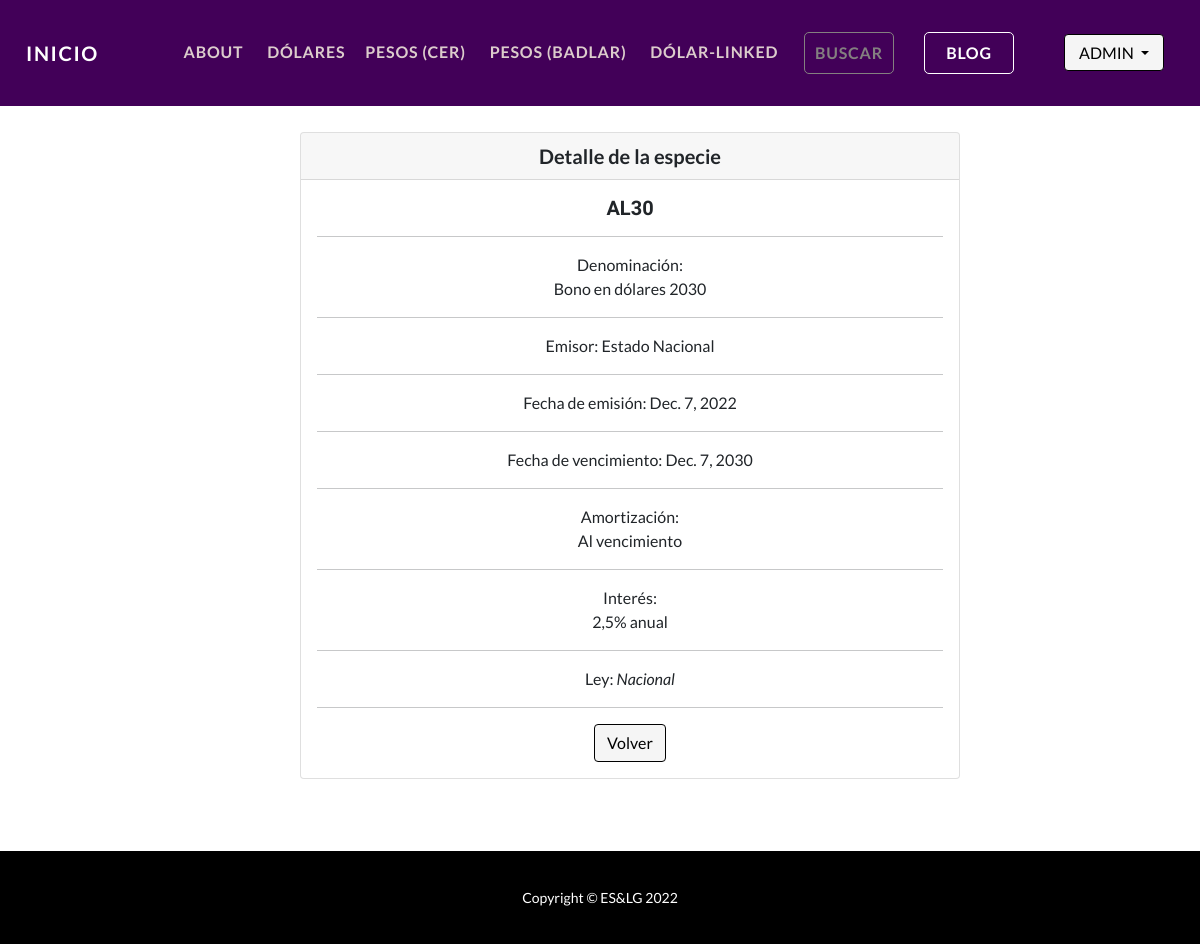
The page /AppBonos/detalle_dolar/16 (signed in) on the database its author committed.
### AppBonos/models.py (models this page shows, shortened)
class Dolar(models.Model):
    codigo = models.CharField(max_length=30)
    denominacion = models.CharField(max_length=100)
    emisor = models.CharField(max_length=30)
    fecha_emision = models.DateField(null=True)
    fecha_vencimiento = models.DateField(null=True)
    amortizacion = models.CharField(max_length=500)
    interes = models.CharField(max_length=500)
    ley = models.CharField(max_length=30)

### AppBonos/views.py (the view)
# urls.py: path("detalle_dolar/<pk>", DolarDetail.as_view(), name="DolarDetail"),
class DolarDetail(LoginRequiredMixin, DetailView):
    model=Dolar
    template_name="AppBonos/dolar_detalle.html"

### AppBonos/templates/AppBonos/dolar_detalle.html
{% extends "AppBonos/base.html" %}
{% load static %}
{% block contenido %}
<div class="container" style="margin:11% 0 5% 5%; padding: 0 20% 0 20%;">
    <div class="card text-center">
        <div class="card-header" style="font-size: 20px; font-weight: bold;">Detalle de la especie</div>
        <div class="card-body">
          <h5 class="card-title">{{dolar.codigo}}</h5><hr>
          <p class="card-text">Denominación: <br>{{dolar.denominacion}}</p><hr>
          <p class="card-text">Emisor: {{dolar.emisor}}</p><hr>
          <p class="card-text">Fecha de emisión: {{dolar.fecha_emision}}</p><hr>
          <p class="card-text">Fecha de vencimiento: {{dolar.fecha_vencimiento}}</p><hr>
          <p class="card-text">Amortización:<br>{{dolar.amortizacion}}</p><hr>
          <p class="card-text">Interés:<br>{{dolar.interes}}</i></p><hr>
          <p class="card-text">Ley: <i> {{dolar.ley}}</i></p><hr>
          <a href="{% url 'dolares' %}" class="btn btn-primary">Volver</a>
        </div>
    </div>
</div>
{% endblock %}

### AppBonos/templates/AppBonos/base.html (shortened to what this page needs)
<!DOCTYPE html>
<html lang="en">
<head>
    {% load static %}
    <link href="{% static 'AppBonos/css/styles.css' %}" rel="stylesheet" />
</head>
<body id="page-top">
    <nav class="navbar navbar-expand-lg navbar-dark navbar-custom fixed-top">
        <div class="container px-5">
            <a class="navbar-brand" href="{% url 'inicio' %}" style="margin-left: -20px;">Inicio</a>
            <div class="collapse navbar-collapse" id="navbarResponsive">
                <ul class="navbar-nav ms-auto">
                    <li class="nav-item"><a class="nav-link" href="{% url 'about' %}"
                            style="color: rgb(220, 204, 204);">About&nbsp&nbsp</a></li>
                    {% if user.is_authenticated %}
                    <li class="nav-item"><a class="nav-link" href="{% url 'dolares' %}"
                            style="color: rgb(220, 204, 204)">Dólares&nbsp</a></li>
                    <li class="nav-item"><a class="nav-link" href="{% url 'pesos' %}"
                            style="color: rgb(220, 204, 204)">Pesos (CER)&nbsp&nbsp</a></li>
                    <li class="nav-item"><a class="nav-link" href="{% url 'pesosbd' %}"
                            style="color: rgb(220, 204, 204)">Pesos (BADLAR)&nbsp&nbsp</a></li>
                    <li class="nav-item"><a class="nav-link" href="{% url 'pesosdl' %}"
                            style="color: rgb(220, 204, 204)">Dólar-Linked&nbsp&nbsp</a></li>
                    <li class="nav-item" style="margin-right: 10px; margin-left: 10px;"><a class="nav-link"
                            href="{% url 'busqueda' %}"
                            style="width: 90px; text-align: center; color: rgb(132, 128, 128); border-style:solid; border-radius: 5px; border-width: 1.5px;">Buscar</a>
                    </li>
                    <li class="nav-item" style="margin-right: 30px; margin-left: 20px;"><a class="nav-link"
                            href="{% url 'blog' %}"
                            style="width: 90px; text-align: center; color: white; background-color: none; border-color: white;border-style:solid; border-radius: 5px; border-width: 1.5px;">Blog</a>
                    </li>
                    <li class="nav-item log1"><a><img class="rounded-circle" src='{{ user.avatar.imagen.url }}'
                                style="max-width: 2em; max-height: 2.5em; margin-right: 10px; margin-top:2px;"></img></a>
                    </li>
                    <li class="nav-item log2">
                        <div class="dropdown" style="width: 100px;">
                            <button class="btn-login btn-primary dropdown-toggle"
                                style="width: 100px; height: 37px; margin-left: 10px; margin-top: -1px;" type="button"
                                data-toggle="dropdown">{{user.username.upper}}
                                </button>
                        </div>
                    </li>
                    {% else %}
                    <li class="nav-item"><a class="nav-link" href="{% url 'login' %}">&nbsp&nbspLog In</a>
                    </li>
                    <li class="nav-item"><a class="nav-link" style="margin-right: 0;"
                            href="{% url 'registro' %}">│&nbsp&nbsp&nbsp&nbsp Sign
                            Up</a></li>
                    {% endif %}
                </ul>
            </div>
        </div>
    </nav>
    {% block contenido %}{% endblock %}
    <footer class="bg-black">
        <div class="container px-5">
            <p class="m-0 text-center text-white small">Copyright &copy; ES&LG 2022</p>
        </div>
    </footer>
</body>
</html>

### rows shown on the page
Dolar: codigo "AL30", denominacion "Bono en dólares 2030", emisor "Estado Nacional", fecha_emision "Dec. 7, 2022", fecha_vencimiento "Dec. 7, 2030", amortizacion "Al vencimiento", interes "2,5% anual", ley "Nacional"

### other values the page prints
{{ user.username.upper }} "ADMIN"
